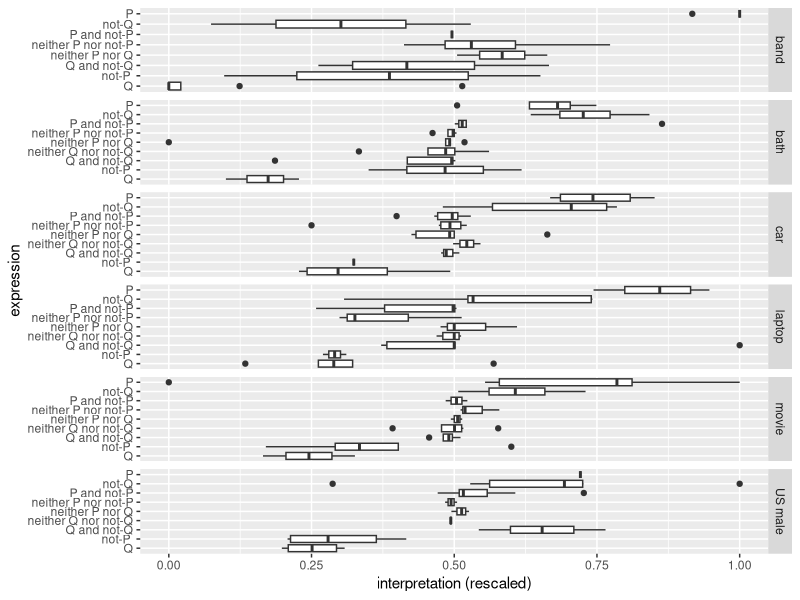
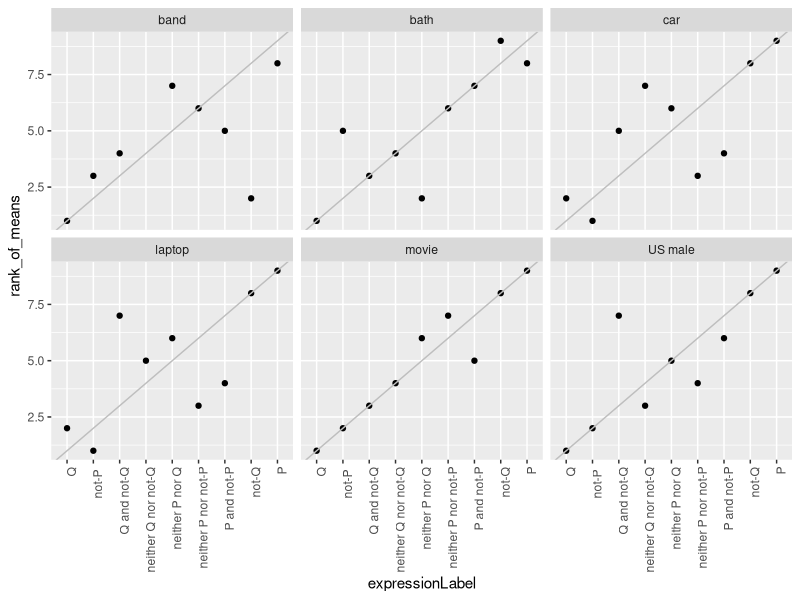
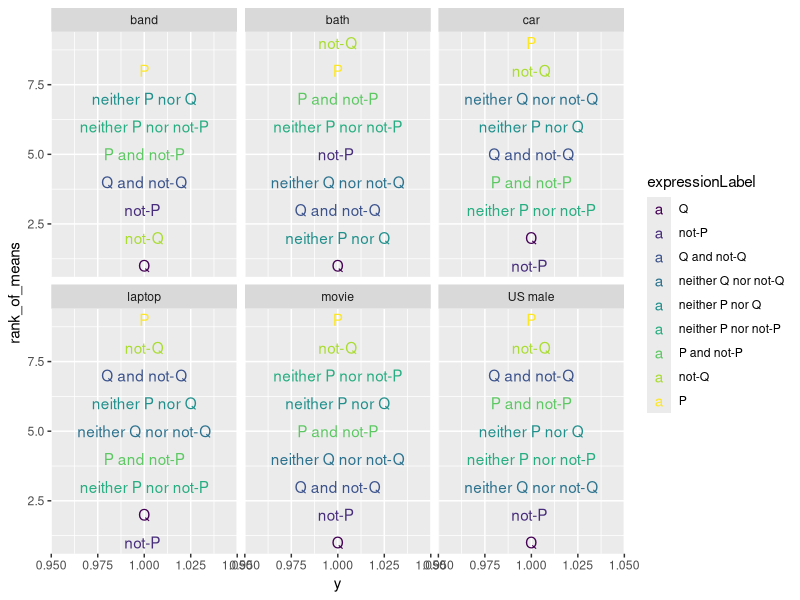
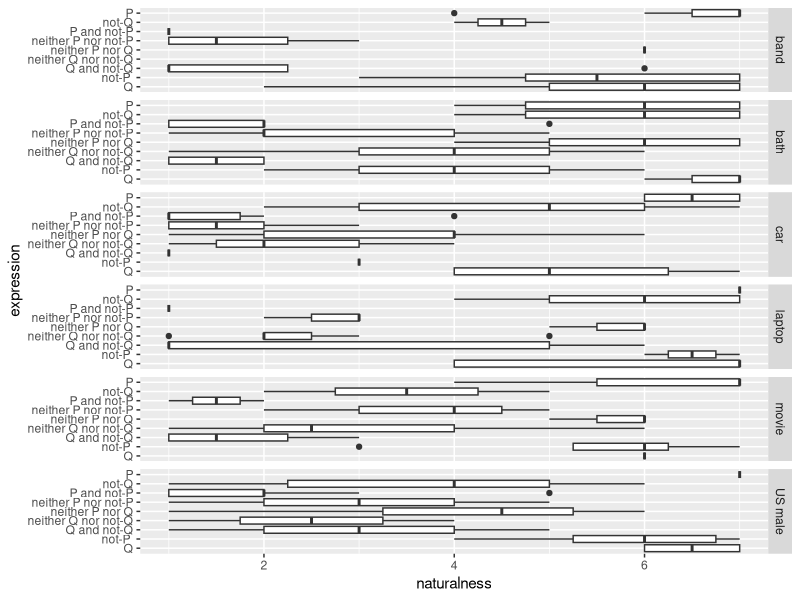
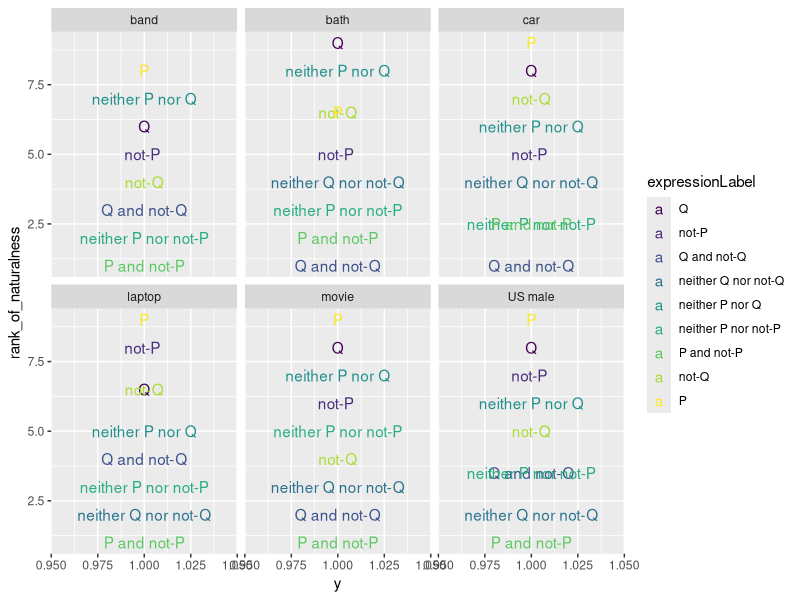
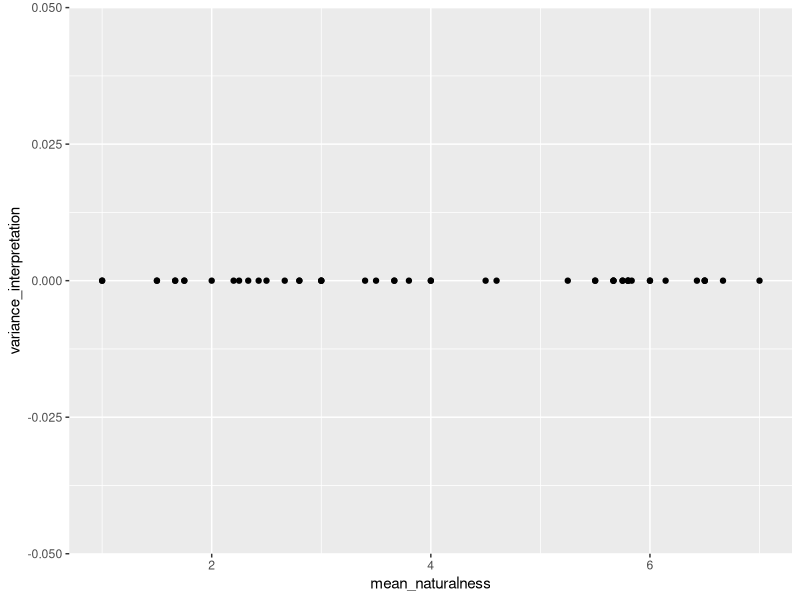

Generate these figures, in order, with R:
## ---- chunk 1
knitr::opts_chunk$set(fig.width=8, fig.height=8, 
                      echo=FALSE, warning=FALSE, message=FALSE)
require(dplyr)
require(ggplot2)
require(reshape2)

## ---- chunk 2
d = read.csv('data.csv')
nr_participants_initial = nlevels(factor(d$id))
## ---- chunk 3

d = droplevels(filter(d, ! language %in% c("bulgarian", "Chinese", "Hindi") ))
nr_excluded_for_language = nr_participants_initial - nlevels(factor(d$id)) 

d$workerID = unlist(sapply(1:nrow(d), function(i) strsplit(as.character(d$id[i]), ":")[[1]][1]))
d$assignmentID = unlist(sapply(1:nrow(d), function(i) strsplit(as.character(d$id[i]), ":")[[1]][2]))

## ---- chunk 4
d = d %>%
  mutate(id = as.numeric(factor(id)),
         expressionLabel = factor(expressionLabel, ordered = TRUE, 
                                  levels = c("Q", 
                                             "not-P ", 
                                             "Q and not-Q", 
                                             "neither Q nor not-Q", 
                                             "neither P nor Q", 
                                             "neither P nor not-P", 
                                             "P and not-P",
                                             "not-Q", 
                                             "P")),
         answerRescaled = 0) %>% 
  group_by(id, scenarioLabel) %>%
  mutate(rank = rank(answer))

interpretation_plot = ggplot(d, aes(y = answer, x = factor(expressionLabel))) + 
  geom_boxplot() + 
  facet_grid(scenarioLabel ~ ., scales = "free") + 
  coord_flip() + xlab("expression") + ylab("interpretation (rescaled)")
show(interpretation_plot)

## ---- chunk 5
mean_interpretation_ranks = d %>% group_by(scenarioLabel, expressionLabel) %>%
  summarize(mean_interpretation = mean(answer)) %>%
  group_by(scenarioLabel) %>%
  mutate(rank_of_means = rank(mean_interpretation))

mean_interpretation_ranks_plot = ggplot(mean_interpretation_ranks,
                                        aes(x = expressionLabel,
                                            y = rank_of_means)) +
  geom_point() + facet_wrap(~ scenarioLabel, nrow = 2) +
  theme(axis.text.x = element_text(angle = 90, hjust = 1)) + geom_abline(intercept = 0, color = "gray")
show(mean_interpretation_ranks_plot)
## ---- chunk 6
mean_interpretation_ranks_plot_text = ggplot(mean_interpretation_ranks,
                                             aes(x = rank_of_means,
                                                 y = 1,
                                                 label = expressionLabel,
                                                 color = expressionLabel)) +
  geom_text() + facet_wrap(~ scenarioLabel, nrow = 2) + coord_flip()
show(mean_interpretation_ranks_plot_text)
## ---- chunk 7
naturalness_plot = ggplot(d, aes(y = naturalness, x = factor(expressionLabel))) + 
  geom_boxplot() + 
  facet_grid(scenarioLabel ~ .) + 
  coord_flip() + xlab("expression") + ylab("naturalness")
show(naturalness_plot)
## ---- chunk 8
mean_naturalness_ranks = d %>% group_by(scenarioLabel, expressionLabel) %>%
  summarize(mean_naturalness = mean(naturalness)) %>%
  group_by(scenarioLabel) %>%
  mutate(rank_of_naturalness = rank(mean_naturalness, ties.method = "average"))

mean_naturalness_ranks_plot_text = ggplot(mean_naturalness_ranks,
                                             aes(x = rank_of_naturalness,
                                                 y = 1,
                                                 label = expressionLabel,
                                                 color = expressionLabel)) +
  geom_text() + facet_wrap(~ scenarioLabel, nrow = 2) + coord_flip()
show(mean_naturalness_ranks_plot_text)

## ---- chunk 9
correlation_data = d %>% group_by(scenarioLabel, expressionLabel, predicateType) %>%
  summarize(mean_naturalness = mean(naturalness),
            variance_interpretation = var(answerRescaled))

correlation_plot = ggplot(correlation_data, aes(x = mean_naturalness, y = variance_interpretation)) +
  geom_point()
show(correlation_plot)
